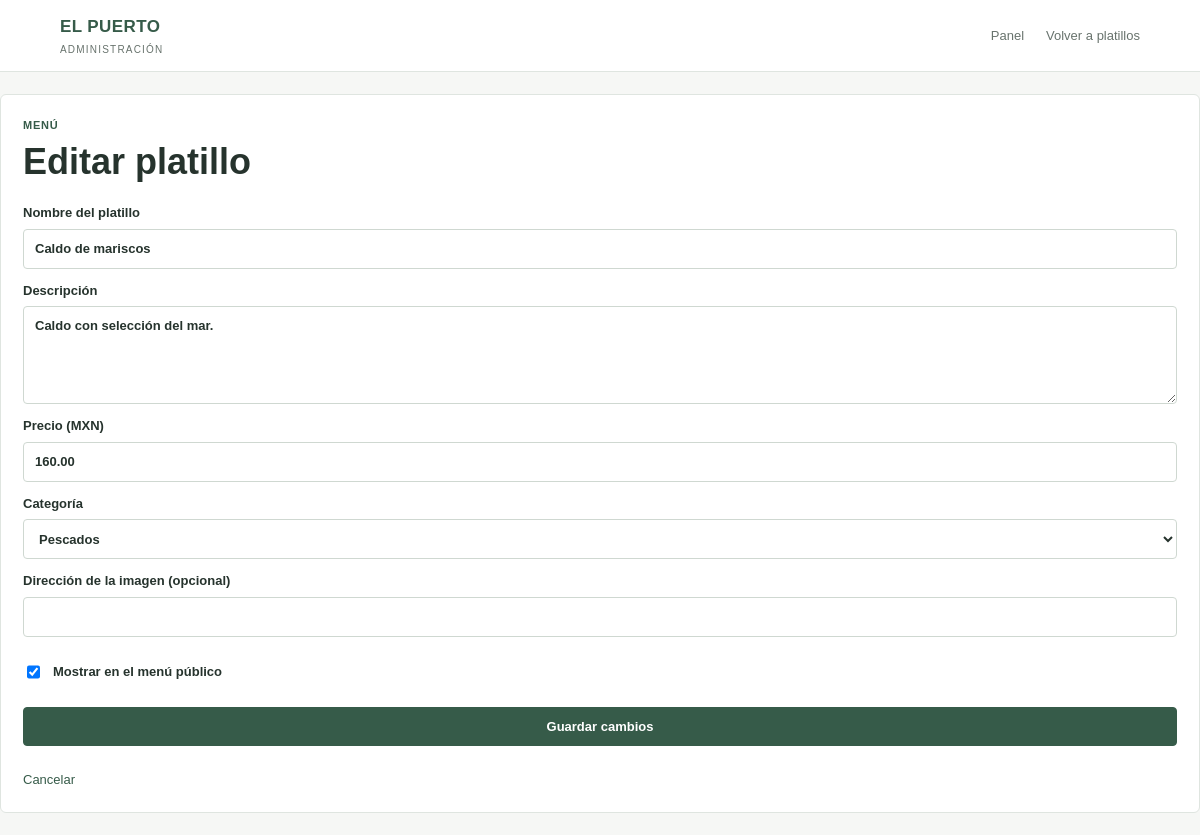
Page /admin/editar.php?id=10 (signed in) on the committed database.
### tables this page shows
CREATE TABLE platillos (
     
    id INT AUTO_INCREMENT PRIMARY KEY,
     
    nombre VARCHAR(120) NOT NULL,
     
     
    descripcion VARCHAR(255),
     
     
    precio DECIMAL(10,2) NOT NULL,
     
     
    imagen VARCHAR(255) DEFAULT NULL,
     
     
    categoria_id INT NULL,
     
     
    disponible TINYINT(1) DEFAULT 1,
     
     
    CONSTRAINT fk_platillos_categoria
        FOREIGN KEY (categoria_id) REFERENCES categorias(id)
        ON DELETE SET NULL
);

CREATE TABLE categorias (
     
    id INT AUTO_INCREMENT PRIMARY KEY,
     
    nombre VARCHAR(80) NOT NULL
);

### admin/editar.php (the view, shortened to what this page needs)
<?php
require_once "../config/conexion.php";
$id = filter_input(INPUT_GET, "id", FILTER_VALIDATE_INT);
$consulta = $conexion->prepare("SELECT * FROM platillos WHERE id = ?");
$consulta->execute([$id]);
$platillo = $consulta->fetch(PDO::FETCH_ASSOC);
$consulta = $conexion->query("SELECT * FROM categorias ORDER BY nombre");
$categorias = $consulta->fetchAll(PDO::FETCH_ASSOC);
?>
<!DOCTYPE html>
<html lang="es">
<head>
    <link rel="stylesheet" href="../assets/css/estilos.css">
</head>
<body>
    <header class="barra">
        <a class="marca" href="../index.php">
            <span>EL PUERTO</span>
            <small>ADMINISTRACIÓN</small>
        </a>
        <nav>
            <a href="panel.php">Panel</a>
            <a href="platillos.php">Volver a platillos</a>
        </nav>
    </header>
    <main class="formulario-admin">
        <p class="etiqueta">MENÚ</p>
        <h1>Editar platillo</h1>
        <form method="POST">
            <label>
                Nombre del platillo
                <input
                    type="text"
                    name="nombre"
                    maxlength="120"
                    value="<?= htmlspecialchars($platillo["nombre"]) ?>"
                    required
                >
            </label>
            <label>
                Descripción
                <textarea name="descripcion" rows="4"><?= htmlspecialchars($platillo["descripcion"] ?? "") ?></textarea>
            </label>
            <label>
                Precio (MXN)
                <input
                    type="number"
                    name="precio"
                    min="0"
                    step="0.01"
                    value="<?= htmlspecialchars((string) $platillo["precio"]) ?>"
                    required
                >
            </label>
            <label>
                Categoría
                <select name="categoria">
                    <?php foreach ($categorias as $categoria): ?>
                        <option
                            value="<?= (int) $categoria["id"] ?>"
                            <?= $platillo["categoria_id"] == $categoria["id"] ? "selected" : "" ?>
                        >
                            <?= htmlspecialchars($categoria["nombre"]) ?>
                        </option>
                    <?php endforeach; ?>
                </select>
            </label>
            <label>
                Dirección de la imagen (opcional)
                <input
                    type="url"
                    name="imagen"
                    value="<?= htmlspecialchars($platillo["imagen"] ?? "") ?>"
                >
            </label>
            <label class="check-line">
                <input
                    type="checkbox"
                    name="disponible"
                    <?= $platillo["disponible"] ? "checked" : "" ?>
                >
                Mostrar en el menú público
            </label>
            <button class="boton boton-coral" type="submit">Guardar cambios</button>
            <a class="volver" href="platillos.php">Cancelar</a>
        </form>
    </main>
</body>
</html>

### assets/css/estilos.css (style rules this page uses)
* { box-sizing: border-box; }
:root { --fondo: #f6f7f5; --blanco: #ffffff; --texto: #26332d; --texto-suave: #68736d; --verde: #365b49; --verde-hover: #294938; --verde-claro: #edf3ef; --borde: #dfe5e0; --rojo: #a94f48; }
body { margin: 0; font-family: Arial, Helvetica, sans-serif; background: var(--fondo); color: var(--texto); line-height: 1.5; }
a { color: inherit; text-decoration: none; }
button, input, select, textarea { font: inherit; }
.topbar, .barra { min-height: 68px; padding: 14px max(5%, calc((100% - 1120px) / 2)); display: flex; align-items: center; justify-content: space-between; gap: 20px; background: var(--blanco); border-bottom: 1px solid var(--borde); }
.logo-admin, .marca { display: flex; flex-direction: column; color: var(--verde); font-size: 17px; font-weight: 700; letter-spacing: .4px; }
.logo-admin small, .marca small { margin-top: 2px; color: var(--texto-suave); font-size: 10px; font-weight: 400; letter-spacing: 1.2px; }
.topbar nav, .barra nav { display: flex; align-items: center; gap: 22px; color: var(--texto-suave); font-size: 13px; }
.eyebrow, .etiqueta { margin: 0 0 7px; color: var(--verde); font-size: 11px; font-weight: 700; letter-spacing: .8px; text-transform: uppercase; }
h1 { margin: 5px 0 8px; color: var(--texto); font-size: clamp(27px, 4vw, 36px); font-weight: 700; line-height: 1.2; }
.panel-contenido, .formulario-admin { margin: 22px 0; padding: 22px; background: var(--blanco); border: 1px solid var(--borde); border-radius: 6px; }
label { display: flex; flex-direction: column; gap: 6px; color: var(--texto); font-size: 13px; font-weight: 600; }
input, select, textarea { width: 100%; min-height: 40px; padding: 9px 11px; color: var(--texto); background: var(--blanco); border: 1px solid #cfd8d1; border-radius: 4px; font-size: 13px; }
textarea { min-height: 90px; resize: vertical; }
.boton-principal, .boton-secundario, .boton { display: inline-flex; align-items: center; justify-content: center; min-height: 38px; padding: 9px 15px; color: var(--blanco); background: var(--verde); border: 1px solid var(--verde); border-radius: 4px; font-size: 13px; font-weight: 600; cursor: pointer; }
.boton-coral { color: var(--blanco); background: var(--verde); border-color: var(--verde); }
.volver { display: inline-block; margin-top: 12px; color: var(--verde); font-size: 13px; }
.login form, .formulario-admin form { display: flex; flex-direction: column; gap: 12px; margin-top: 20px; }
.check-line { display: flex; flex-direction: row; align-items: center; gap: 10px; }
.check-line input { width: auto; }

### rows in the picture
platillos: nombre "Caldo de mariscos", descripcion "Caldo con selección del mar.", precio "160.00", categoria "Pescados", disponible "☑"
